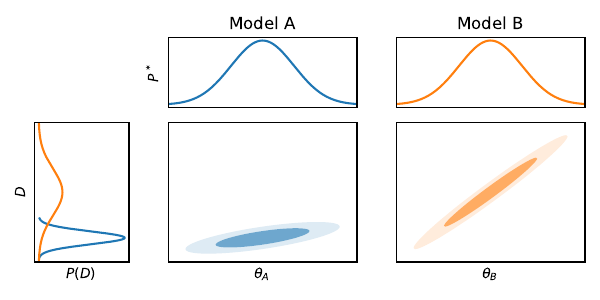

This figure's Python source:
import numpy as np
from functools import cached_property
from scipy.stats import multivariate_normal
import matplotlib.pyplot as plt
from matplotlib.colors import LinearSegmentedColormap
from matplotlib.backends.backend_pdf import PdfPages


class LinearModel(object):
    """
    A linear model:

    - Parameters theta (n dims)
        - Prior mean mu
        - Prior covariance Sigma
    - Data D (d dims)
        - D = m + M theta +/- sqrt(C)
    Model M
    Data offset m
    Covariance C

    """
    def __init__(self, M, m=None, C=None, mu=None, Sigma=None):

        self.M = np.atleast_2d(M)

        if m is None:
            m = np.zeros(self.M.shape[0])
        if C is None:
            C = np.eye(self.M.shape[0])
        if mu is None:
            mu = np.zeros(self.M.shape[1])
        if Sigma is None:
            Sigma = np.eye(self.M.shape[1])

        self.m = np.atleast_1d(m)
        self.C = np.atleast_2d(C)
        self.mu = np.atleast_1d(mu)
        self.Sigma = np.atleast_2d(Sigma)

    @cached_property
    def invSigma(self):
        return np.linalg.inv(self.Sigma)

    @cached_property
    def invC(self):
        return np.linalg.inv(self.C)

    def likelihood(self, theta):
        return multivariate_normal(self.D(theta), self.C)

    def prior(self):
        return multivariate_normal(self.mu, self.Sigma)

    def posterior(self, D):
        Sigma = np.linalg.inv(self.invSigma + self.M.T @ self.invC @ self.M)
        mu = Sigma @ (self.invSigma @ self.mu
                      + self.M.T @ self.invC @ (D-self.m))
        return multivariate_normal(mu, Sigma)

    def evidence(self):
        return multivariate_normal(self.D(self.mu),
                                   self.C + self.M @ self.Sigma @ self.M.T)

    def joint(self):
        mu = np.concatenate([self.m+self.M @ self.mu, self.mu])
        Sigma = np.block([[self.C+self.M @ self.Sigma @ self.M.T,
                           self.M @ self.Sigma],
                          [self.Sigma @ self.M.T, self.Sigma]])
        return multivariate_normal(mu, Sigma)

    def D(self, theta):
        return self.m + self.M @ theta

    def DKL(self, D):
        cov_p = self.posterior(D).cov
        cov_q = self.prior().cov
        mu_p = self.posterior(D).mean
        mu_q = self.prior().mean
        return 0.5 * (np.linalg.slogdet(cov_p)[1] - np.linalg.slogdet(cov_q)[1]
                      + np.trace(np.linalg.inv(cov_q) @ cov_p)
                      + (mu_q - mu_p) @ np.linalg.inv(cov_q) @ (mu_q - mu_p)
                      - len(mu_p))


model = LinearModel(M=1, m=0, C=1, mu=0, Sigma=1).joint()

def plot_2d(model, ax, n=100, color='C0'):
    cov = model.cov
    mean = model.mean
    xmin, xmax = mean[0]-3*cov[0,0]**0.5, mean[0]+3*cov[0,0]**0.5
    ymin, ymax = mean[1]-3*cov[1,1]**0.5, mean[1]+3*cov[1,1]**0.5
    x = np.linspace(xmin, xmax, n+1)
    y = np.linspace(ymin, ymax, n+1)
    x, y = np.meshgrid(x, y)
    levels = [0.95, 0.67, 0.0]
    logpdf= model.logpdf(np.array([x, y]).T)
    m = np.exp(-(-2*logpdf - np.linalg.slogdet(2*np.pi*cov)[1])/2)
    cmap = LinearSegmentedColormap.from_list(str(color), ['#ffffff', color]) 
    return ax.contourf(x, y, m, levels=1-np.array(levels), cmap=cmap)

def plot_1d(model, ax, n=1000, orientation='horizontal', normalise=False, *args, **kwargs):
    cov = model.cov
    mean = model.mean
    xmin, xmax = mean[0]-3*cov[0,0]**0.5, mean[0]+3*cov[0,0]**0.5
    x = np.linspace(xmin, xmax, n+1)
    y = np.exp(model.logpdf(x))
    if normalise is True:
        y /= y.max()
    if orientation == 'vertical':
        x, y = y, x
    return ax.plot(x, y, *args, **kwargs)


#A = MCMCSamples(LinearModel(M=1, m=0, C=1, mu=0, Sigma=1).joint().rvs(10000), columns=['D', 'theta'], labels=['$D$', r'$\theta_A$'])
#B = MCMCSamples(LinearModel(M=5, m=5, C=1, mu=1, Sigma=1).joint().rvs(10000), columns=['D', 'theta'], labels=['$D$', r'$\theta_B$'])
#B_ = pd.DataFrame(LinearModel(M=5, m=5, C=1, mu=1, Sigma=1).joint().rvs(10000), columns=['D', 'theta'])

def flip(model):
    return multivariate_normal(model.mean[::-1], model.cov[::-1, ::-1])


pdf = PdfPages('sbi.pdf')
with PdfPages('sbi.pdf') as pdf:
    A = LinearModel(M=1, m=0, C=1, mu=0, Sigma=1)
    B = LinearModel(M=5, m=5, C=1, mu=1, Sigma=1)
    fig = plt.figure(figsize=(6,3))
    gs = fig.add_gridspec(2,3, width_ratios=(1,2,2), height_ratios=(1,2))
    ax_D = fig.add_subplot(gs[1,0])
    ax_joint_A = fig.add_subplot(gs[1,1], sharey=ax_D)
    ax_joint_B = fig.add_subplot(gs[1,2], sharey=ax_D)
    ax_theta_A = fig.add_subplot(gs[0,1], sharex=ax_joint_A)
    ax_theta_B = fig.add_subplot(gs[0,2], sharex=ax_joint_B)

    plot_2d(flip(A.joint()), ax_joint_A, color='C0')
    plot_2d(flip(B.joint()), ax_joint_B, color='C1')
    plot_1d(A.evidence(), ax_D, orientation='vertical', color='C0')
    plot_1d(B.evidence(), ax_D, orientation='vertical', color='C1')
    plot_1d(A.prior(), ax_theta_A, color='C0', normalise=True, label=r'$P(\theta_A)$')
    plot_1d(B.prior(), ax_theta_B, color='C1', normalise=True, label=r'$P(\theta_B)$')


    for ax in fig.get_axes():
        ax.set_xticks([])
        ax.set_yticks([])

    ax_D.set_xlabel(r'$P(D)$')
    ax_D.set_ylabel(r'$D$')
    ax_theta_A.set_ylabel(r'$P^*$')
    ax_joint_A.set_xlabel(r'$\theta_A$')
    ax_theta_A.set_title('Model A')
    ax_theta_B.set_title('Model B')
    #ax_theta_A.legend()
    #ax_theta_B.legend()
    ax_joint_B.set_xlabel(r'$\theta_B$')
    fig.tight_layout()
    pdf.savefig(fig)

    def plot_data(D):
        to_remove = []
        to_remove.append(ax_D.axhline(D, color='k', ls='--'))
        to_remove.append(ax_joint_A.axhline(D, color='k', ls='--'))
        to_remove.append(ax_joint_B.axhline(D, color='k', ls='--'))

        to_remove.append(plot_1d(A.posterior(D), ax_theta_A, color='C0', normalise=True, lw=4, label=r'$P(\theta_A|D)$')[0])
        xdata = to_remove[-1].get_xdata()
        to_remove.append(ax_joint_A.plot(xdata, D* np.ones_like(xdata), color='k', ls='-', lw=3, alpha=0.5)[0])
        to_remove.append(plot_1d(B.posterior(D), ax_theta_B, color='C1', normalise=True, lw=4, label=r'$P(\theta_B|D)$')[0])
        xdata = to_remove[-1].get_xdata()
        to_remove.append(ax_joint_B.plot(xdata, D* np.ones_like(xdata), color='k', ls='-', lw=3, alpha=0.5)[0])
        return to_remove

    to_remove = plot_data(1)
    pdf.savefig(fig)
    for x in to_remove:
        x.remove()

    to_remove = plot_data(12)
    pdf.savefig(fig)
    for x in to_remove:
        x.remove()

    #--------------------------------------------------------------------------
    A = LinearModel(M=1, m=0, C=1, mu=0, Sigma=1)
    B = LinearModel(M=5, m=20, C=1, mu=1, Sigma=1)
    fig = plt.figure(figsize=(6,3))
    gs = fig.add_gridspec(2,3, width_ratios=(1,2,2), height_ratios=(1,2))
    ax_D = fig.add_subplot(gs[1,0])
    ax_joint_A = fig.add_subplot(gs[1,1], sharey=ax_D)
    ax_joint_B = fig.add_subplot(gs[1,2], sharey=ax_D)
    ax_theta_A = fig.add_subplot(gs[0,1], sharex=ax_joint_A)
    ax_theta_B = fig.add_subplot(gs[0,2], sharex=ax_joint_B)

    plot_2d(flip(A.joint()), ax_joint_A, color='C0')
    plot_2d(flip(B.joint()), ax_joint_B, color='C1')
    plot_1d(A.evidence(), ax_D, orientation='vertical', color='C0')
    plot_1d(B.evidence(), ax_D, orientation='vertical', color='C1')
    plot_1d(A.prior(), ax_theta_A, color='C0', normalise=True, label=r'$P(\theta_A)$')
    plot_1d(B.prior(), ax_theta_B, color='C1', normalise=True, label=r'$P(\theta_B)$')


    for ax in fig.get_axes():
        ax.set_xticks([])
        ax.set_yticks([])

    ax_D.set_xlabel(r'$P(D)$')
    ax_D.set_ylabel(r'$D$')
    ax_theta_A.set_ylabel(r'$P^*$')
    ax_joint_A.set_xlabel(r'$\theta_A$')
    ax_theta_A.set_title('Model A')
    ax_theta_B.set_title('Model B')
    #ax_theta_A.legend()
    #ax_theta_B.legend()
    ax_joint_B.set_xlabel(r'$\theta_B$')
    fig.tight_layout()
    pdf.savefig(fig)

    def plot_data(D):
        to_remove = []
        to_remove.append(ax_D.axhline(D, color='k', ls='--'))
        to_remove.append(ax_joint_A.axhline(D, color='k', ls='--'))
        to_remove.append(ax_joint_B.axhline(D, color='k', ls='--'))

        to_remove.append(plot_1d(A.posterior(D), ax_theta_A, color='C0', normalise=True, lw=4, label=r'$P(\theta_A|D)$')[0])
        xdata = to_remove[-1].get_xdata()
        to_remove.append(ax_joint_A.plot(xdata, D* np.ones_like(xdata), color='k', ls='-', lw=3, alpha=0.5)[0])
        to_remove.append(plot_1d(B.posterior(D), ax_theta_B, color='C1', normalise=True, lw=4, label=r'$P(\theta_B|D)$')[0])
        xdata = to_remove[-1].get_xdata()
        to_remove.append(ax_joint_B.plot(xdata, D* np.ones_like(xdata), color='k', ls='-', lw=3, alpha=0.5)[0])
        return to_remove

    to_remove = plot_data(7)
    pdf.savefig(fig)
    for x in to_remove:
        x.remove()
